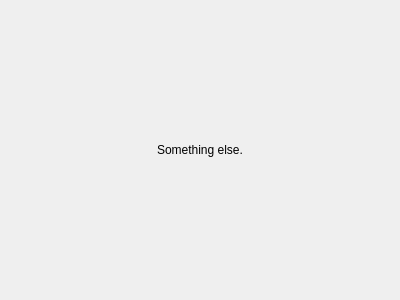
<?xml version="1.0" encoding="UTF-8"?>
<ui version="4.0">
 <class>Form</class>
 <widget class="QWidget" name="Form">
  <property name="geometry">
   <rect>
    <x>0</x>
    <y>0</y>
    <width>400</width>
    <height>300</height>
   </rect>
  </property>
  <property name="windowTitle">
   <string>Form</string>
  </property>
  <layout class="QHBoxLayout" name="horizontalLayout">
   <item>
    <widget class="QLabel" name="label">
     <property name="text">
      <string>Something else.</string>
     </property>
     <property name="alignment">
      <set>Qt::AlignCenter</set>
     </property>
    </widget>
   </item>
  </layout>
 </widget>
 <resources/>
 <connections/>
</ui>
